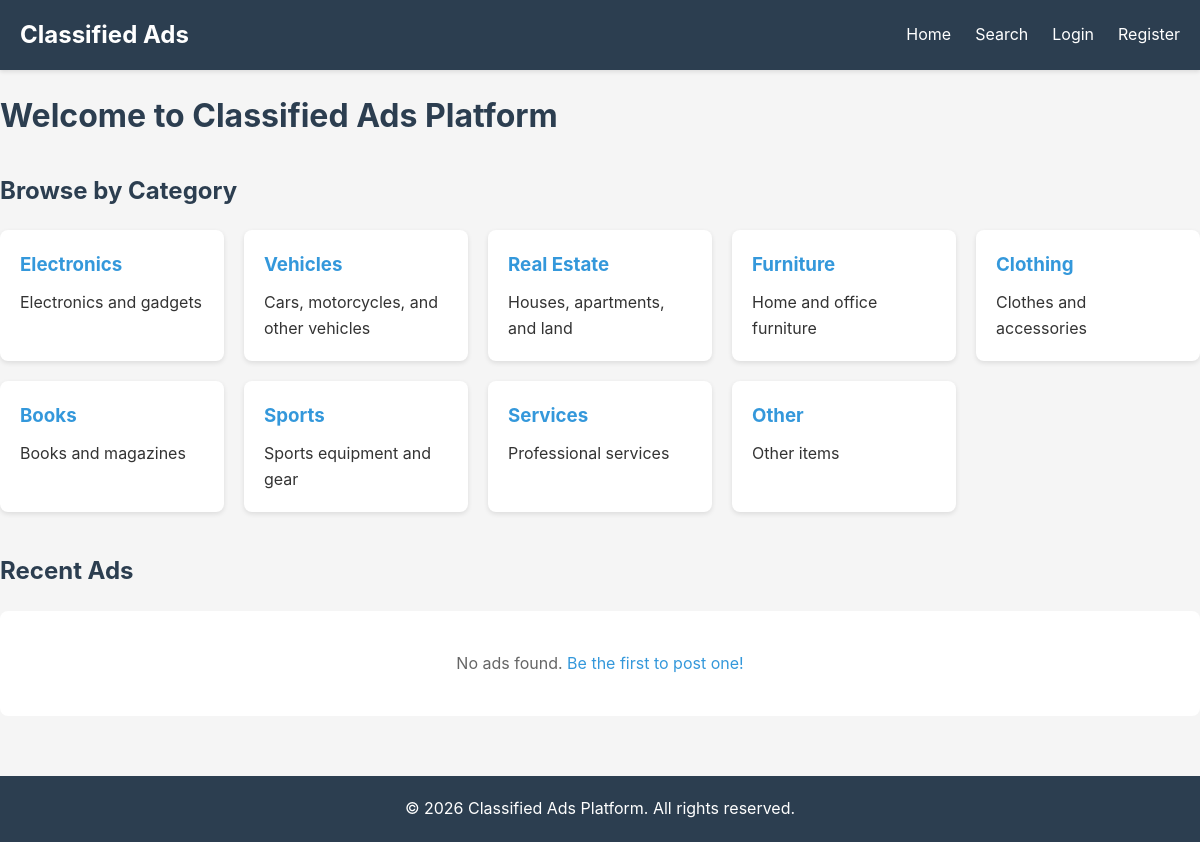
The page / on the database its author committed.
### models.py (models this page shows, shortened)
class Category(db.Model):
    id = db.Column(db.Integer, primary_key=True)
    name = db.Column(db.String(100), unique=True, nullable=False)
    description = db.Column(db.Text)
    ads = db.relationship('Ad', backref='category', lazy=True)

### app.py (the view)
@app.route('/')
def index():
    page = request.args.get('page', 1, type=int)
    ads = Ad.query.filter_by(is_active=True).order_by(Ad.created_at.desc()).paginate(
        page=page, per_page=12, error_out=False
    )
    categories = Category.query.all()
    return render_template('index.html', ads=ads, categories=categories)

### templates/index.html (shortened to what this page needs)
{% extends "base.html" %}
{% block content %}
<div class="home-page">
    <h1>Welcome to Classified Ads Platform</h1>
    <div class="categories-section">
        <h2>Browse by Category</h2>
        <div class="categories-grid">
            {% for category in categories %}
                <a href="{{ url_for('category_ads', category_id=category.id) }}" class="category-card">
                    <h3>{{ category.name }}</h3>
                    <p>{{ category.description or 'Browse ' + category.name }}</p>
                </a>
            {% endfor %}
        </div>
    </div>
    <div class="ads-section">
        <h2>{% if current_category %}Category: {{ current_category.name }}{% else %}Recent Ads{% endif %}</h2>
        {% if ads.items %}
            <div class="ads-grid">
                {% for ad in ads.items %}
                    <div class="ad-card">
                        <div class="ad-header">
                            <h3><a href="{{ url_for('ad_detail', ad_id=ad.id) }}">{{ ad.title }}</a></h3>
                            <span class="ad-price">${{ "%.2f"|format(ad.price) }}</span>
                        </div>
                        <p class="ad-description">{{ ad.description[:150] }}{% if ad.description|length > 150 %}...{% endif %}</p>
                        <div class="ad-meta">
                            <span class="ad-location">?? {{ ad.location }}</span>
                            <span class="ad-category">{{ ad.category.name }}</span>
                            <span class="ad-date">{{ ad.created_at.strftime('%Y-%m-%d') }}</span>
                        </div>
                        <a href="{{ url_for('ad_detail', ad_id=ad.id) }}" class="btn btn-primary">View Details</a>
                    </div>
                {% endfor %}
            </div>
            <div class="pagination">
                {% if ads.has_prev %}
                    <a href="{{ url_for('index', page=ads.prev_num) }}" class="btn">Previous</a>
                {% endif %}
                <span>Page {{ ads.page }} of {{ ads.pages }}</span>
                {% if ads.has_next %}
                    <a href="{{ url_for('index', page=ads.next_num) }}" class="btn">Next</a>
                {% endif %}
            </div>
        {% else %}
            <p class="no-ads">No ads found. <a href="{{ url_for('create_ad') }}">Be the first to post one!</a></p>
        {% endif %}
    </div>
</div>
{% endblock %}

### templates/base.html (shortened to what this page needs)
<!DOCTYPE html>
<html lang="en">
<head>
    <link rel="stylesheet" href="{{ url_for('static', filename='style.css') }}">
</head>
<body>
    <nav class="navbar">
        <div class="container">
            <div class="nav-brand">
                <a href="{{ url_for('index') }}">Classified Ads</a>
            </div>
            <div class="nav-menu">
                <a href="{{ url_for('index') }}">Home</a>
                <a href="{{ url_for('search') }}">Search</a>
                {% if current_user.is_authenticated %}
                    <a href="{{ url_for('create_ad') }}">Post Ad</a>
                    <a href="{{ url_for('my_ads') }}">My Ads</a>
                    <span class="user-info">Hello, {{ current_user.username }}</span>
                    <a href="{{ url_for('logout') }}">Logout</a>
                {% else %}
                    <a href="{{ url_for('login') }}">Login</a>
                    <a href="{{ url_for('register') }}">Register</a>
                {% endif %}
            </div>
        </div>
    </nav>
    <div class="container main-content">
        {% block content %}{% endblock %}
    </div>
    <footer>
        <div class="container">
            <p>&copy; 2026 Classified Ads Platform. All rights reserved.</p>
        </div>
    </footer>
</body>
</html>

### static/style.css (style rules this page uses)
* { margin: 0; padding: 0; box-sizing: border-box; }
body { font-family: -apple-system, BlinkMacSystemFont, 'Segoe UI', Roboto, Oxygen, Ubuntu, Cantarell, sans-serif; line-height: 1.6; color: #333; background-color: #f5f5f5; min-height: 100vh; display: flex; flex-direction: column; }
.container { max-width: 1200px; margin: 0 auto; padding: 0 20px; width: 100%; }
.main-content { flex: 1; padding: 20px 0; }
.navbar { background-color: #2c3e50; color: white; padding: 1rem 0; box-shadow: 0 2px 4px rgba(0,0,0,0.1); }
.navbar .container { display: flex; justify-content: space-between; align-items: center; }
.nav-brand a { font-size: 1.5rem; font-weight: bold; color: white; text-decoration: none; }
.nav-menu { display: flex; gap: 1.5rem; align-items: center; }
.nav-menu a { color: white; text-decoration: none; transition: color 0.3s; }
.home-page h1 { margin-bottom: 30px; color: #2c3e50; }
.categories-section { margin-bottom: 40px; }
.categories-section h2 { margin-bottom: 20px; color: #2c3e50; }
.categories-grid { display: grid; grid-template-columns: repeat(auto-fill, minmax(200px, 1fr)); gap: 20px; margin-bottom: 30px; }
.category-card { background: white; padding: 20px; border-radius: 8px; box-shadow: 0 2px 5px rgba(0,0,0,0.1); text-decoration: none; color: #333; transition: transform 0.3s, box-shadow 0.3s; }
.category-card h3 { margin-bottom: 10px; color: #3498db; }
.ads-section h2 { margin-bottom: 20px; color: #2c3e50; }
.no-ads { text-align: center; padding: 40px; background: white; border-radius: 8px; color: #666; }
.no-ads a { color: #3498db; text-decoration: none; }
footer { background-color: #2c3e50; color: white; text-align: center; padding: 20px 0; margin-top: 40px; }

### rows shown on the page
Category: name "Electronics", description "Electronics and gadgets"
Category: name "Vehicles", description "Cars, motorcycles, and other vehicles"
Category: name "Real Estate", description "Houses, apartments, and land"
Category: name "Furniture", description "Home and office furniture"
Category: name "Clothing", description "Clothes and accessories"
Category: name "Books", description "Books and magazines"
Category: name "Sports", description "Sports equipment and gear"
Category: name "Services", description "Professional services"
Category: name "Other", description "Other items"
